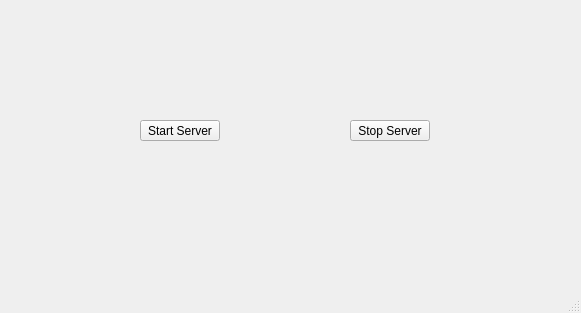
<?xml version="1.0" encoding="UTF-8"?>
<ui version="4.0">
 <class>MainWindow</class>
 <widget class="QMainWindow" name="MainWindow">
  <property name="geometry">
   <rect>
    <x>0</x>
    <y>0</y>
    <width>581</width>
    <height>313</height>
   </rect>
  </property>
  <property name="windowTitle">
   <string>MainWindow</string>
  </property>
  <widget class="QWidget" name="centralwidget">
   <widget class="QPushButton" name="pushButton">
    <property name="geometry">
     <rect>
      <x>140</x>
      <y>120</y>
      <width>80</width>
      <height>21</height>
     </rect>
    </property>
    <property name="text">
     <string>Start Server</string>
    </property>
   </widget>
   <widget class="QPushButton" name="pushButton_2">
    <property name="geometry">
     <rect>
      <x>350</x>
      <y>120</y>
      <width>80</width>
      <height>21</height>
     </rect>
    </property>
    <property name="text">
     <string>Stop Server</string>
    </property>
   </widget>
  </widget>
  <widget class="QMenuBar" name="menubar">
   <property name="geometry">
    <rect>
     <x>0</x>
     <y>0</y>
     <width>581</width>
     <height>20</height>
    </rect>
   </property>
  </widget>
  <widget class="QStatusBar" name="statusbar"/>
 </widget>
 <resources/>
 <connections/>
</ui>
